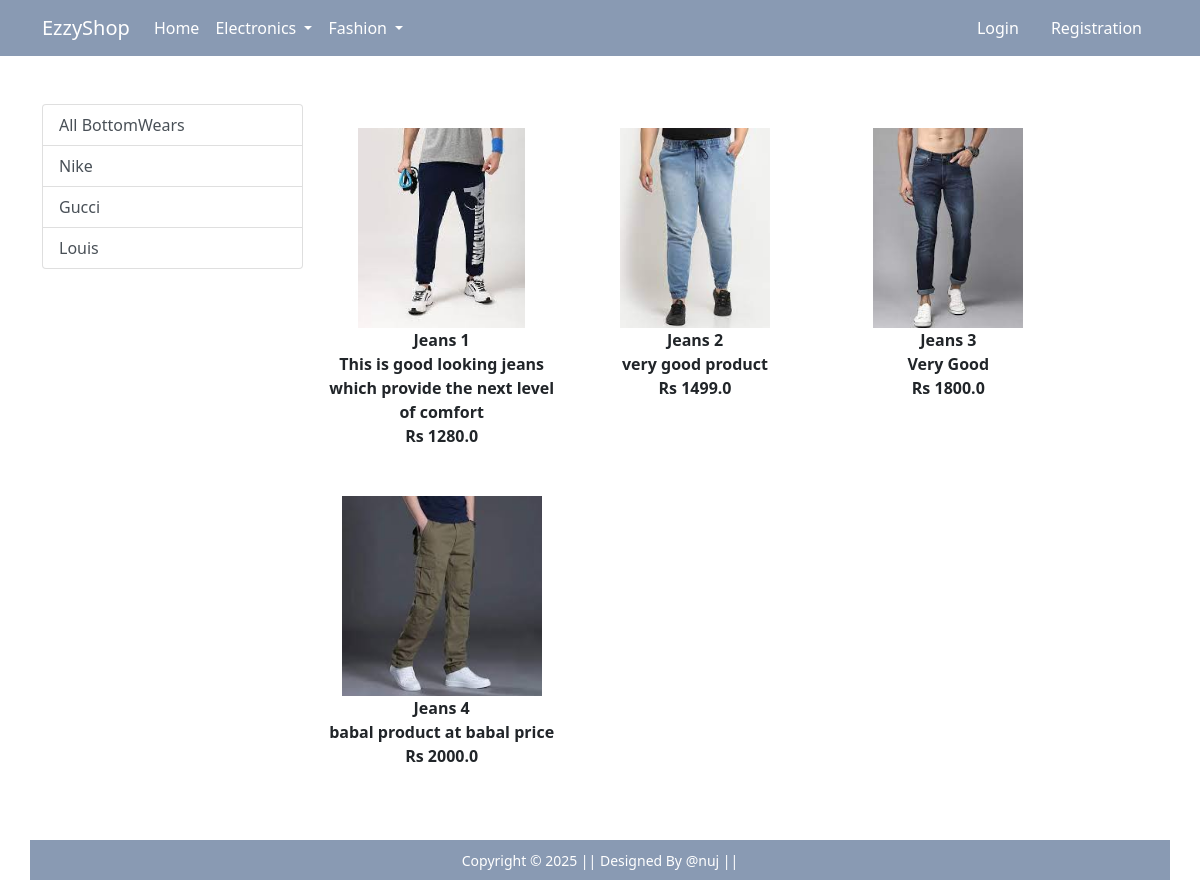
/bottomwear/, run on an earlier commit of the app's database.
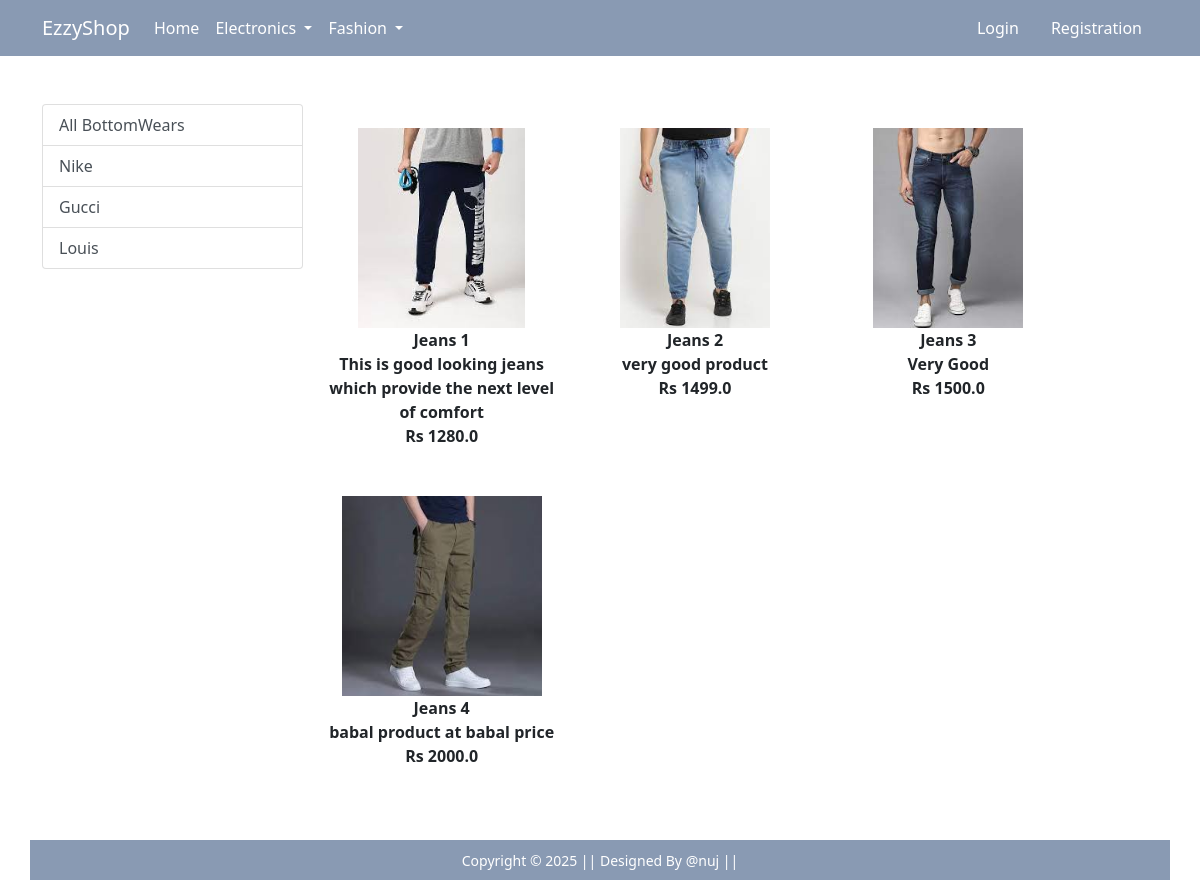
And on a later commit of the database.
### app/models.py (models this page shows, shortened)
class Product(models.Model):
    title = models.CharField(max_length=70)
    selling_price = models.FloatField()
    discounted_price = models.FloatField()
    description = models.TextField(max_length=200)
    brand = models.CharField(max_length=70)
    category = models.CharField( choices=category_choice,max_length=2)
    product_image = models.ImageField(upload_to = 'producting')

### app/views.py (the view)
# urls.py: path('bottomwear/', views.bottomwear, name='bottomwear'),
def bottomwear(request,data = None):
  if data == None:
    bottomwears = Product.objects.filter(category = 'BW')
  elif data in ['Nike' , 'Gucci' ,'Louis']:
    bottomwears = Product.objects.filter(category = 'BW', brand = data)
  return render (request, 'app/bottomwear.html', {'bottomwears': bottomwears})

### app/templates/app/bottomwear.html (shortened to what this page needs)
{% extends 'app/base.html' %}
{% load static %}
{% block main-content %}
<div class="container my-5">
    <div class="row">
            <div class="col-sm-3">
            <div class="list-group">
                <a href="{% url 'bottomwear' %}" class='list-group-item list-group-item-action' arial-current = 'true'> All BottomWears
                </a>
                <a href="{% url 'bottomweardata' 'Nike' %}" class='list-group-item list-group-item-action' arial-current = 'true'>
                    Nike
                </a>
                <a href="{% url 'bottomweardata' 'Gucci' %}" class='list-group-item list-group-item-action' arial-current = 'true'>
                    Gucci
                </a>
                <a href="{% url 'bottomweardata' 'Louis' %}" class='list-group-item list-group-item-action' arial-current = 'true'>
                    Louis
                </a>
            </div>
        </div>
  <div class="col-sm-8 ">
   <div class="row">
  {% for product in bottomwears  %}
  <div class="col-sm-4 text-center mb-4">
    <a href="{% url 'product-detail' product.id %}" class ='btn'></a>
    <div class="item">
        <img src="{{product.product_image.url}}" alt="" height = '200'>
        <div class="fw-bold">{{product.title}} </div>
        <div class="fw-bold">{{product.description}} </div>
        <div class="fw-bold"> Rs {{product.discounted_price}} </div>
    </div>
  </div>
  {% endfor %}
  </div>
</div>
{% endblock main-content %}

What changed in the data, as far as the page shows it:
changed Product "Jeans 3": discounted_price "1800.0" → "1500.0"
